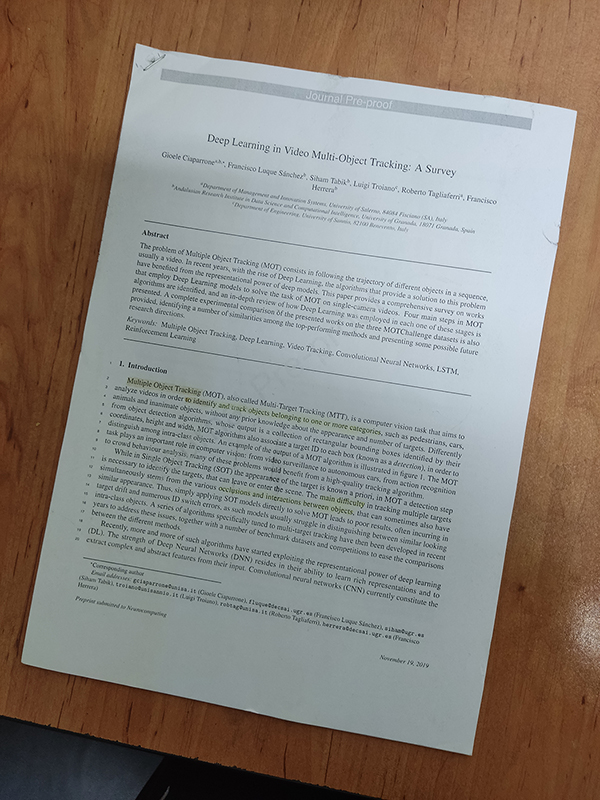
#> input picture images/example.jpg, 600 x 800 px
$ jupyter execute CamScanner-UT.ipynb
#> lines starting #> are read from the running program, lines starting #| are printed output that depends on the picture; after the words box and inside, x2 and y2 are one past the last pixel; in counts of white or black regions, pixels touching at a corner belong together
# Imports

[cell 1]
import cv2
import numpy as np
import matplotlib.pyplot as plt

# Utilities

[cell 2]
def imshow(im):
    width, height, *channels = im.shape
    if channels:
        # By default, OpenCV tends to work with images in the BGR format.
        # This is due to some outdated practices, but it has been left in the library.
        # We can iterate the channels in reverse order to get an RGB image.
        plt.imshow(im[:,:,::-1])
    else:
        plt.imshow(im, cmap='gray')
    plt.axis('off')

[cell 3]
def reorder(vertices):
    # OpenCV *prefers* if we use `np.float32`.
    reordered = np.zeros_like(vertices, dtype=np.float32)
    add = vertices.sum(1)
    reordered[0] = vertices[np.argmin(add)]
    reordered[2] = vertices[np.argmax(add)]
    diff = np.diff(vertices, axis=1)
    reordered[1] = vertices[np.argmin(diff)]
    reordered[3] = vertices[np.argmax(diff)]
    return reordered

# Image

[cell 4]
im = cv2.imread('images/example.jpg')
#> im is the input picture: shape (800, 600, 3); mean B, G, R 122.1, 130.1, 137.6
imshow(im)

# Process

Follow the hints in each section to implement the functions.

## Grayscale Transform

Use the `cv2.cvtColor` function with any color space you deem appropriate. The resulting image should have a single channel.

[cell 5]
def to_grayscale(im):
    return cv2.cvtColor(im, cv2.COLOR_BGR2GRAY)

[cell 6]
grayscale = to_grayscale(im)
#> in to_grayscale, `return cv2.cvtColor(im, cv2.COLOR_BGR2GRAY)`:
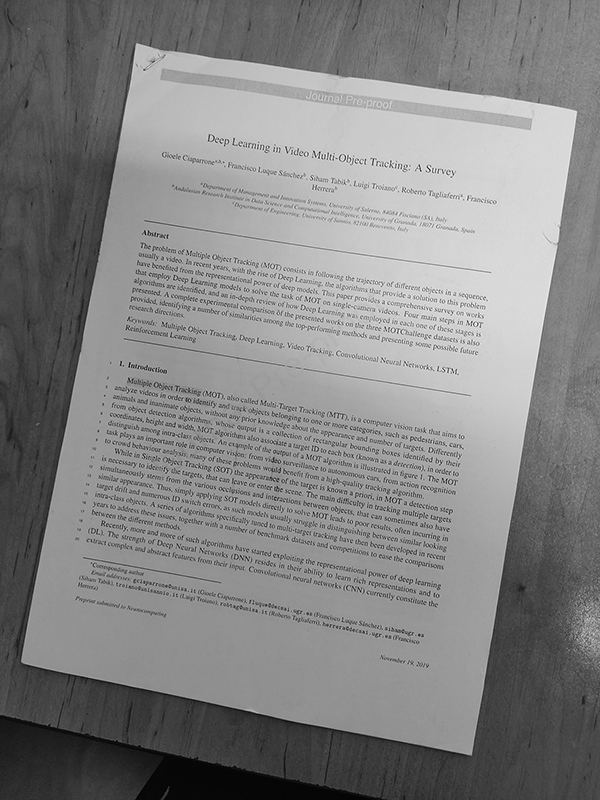
#> returned value: shape (800, 600); min 0, max 255, mean 131.4
imshow(grayscale)

## Blurring the Image

The Gaussian filter or its more advanced sibling, the Bilateral filter, have shown the best results. Go with whatever smoothing filter you prefer. Considering that the image is highly likely to contain texts, adjust your window size accordingly.

[cell 7]
def blur(im):
    return cv2.GaussianBlur(im, (3, 3), 0)

[cell 8]
blurred = blur(grayscale)
imshow(blurred)

## Edge Detection

The `cv2.Canny` filter tends to generate the best results. Tune its thresholds using the provided image and try it on a few more examples.

[cell 9]
def to_edges(im):
    edges = cv2.Canny(im, 50, 150)
    return edges

[cell 10]
edges = to_edges(blurred)
#> in to_edges, `edges = cv2.Canny(im, 50, 150)`:
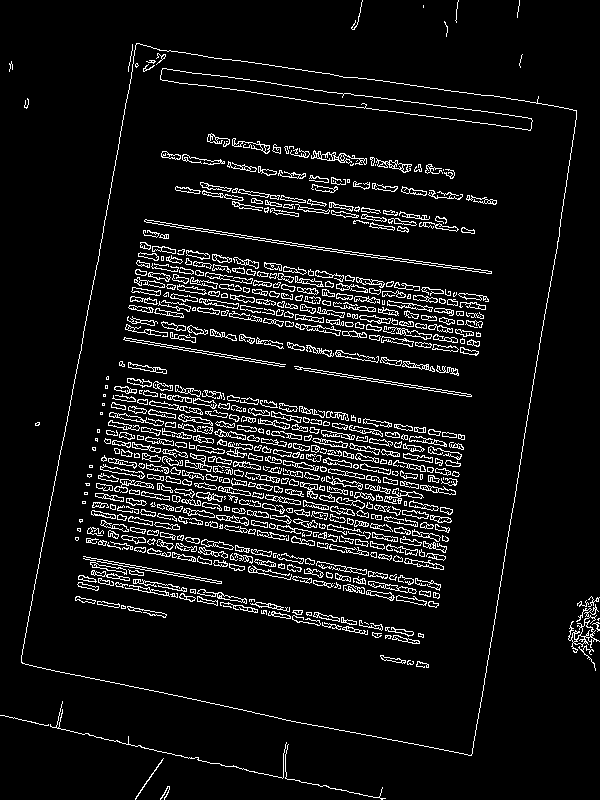
#> edges: shape (800, 600); 7.5% white in thin lines or dots
imshow(edges)

## Contour Detection

We highly suggest that you learn more about [image contours](https://docs.opencv.org/4.x/d4/d73/tutorial_py_contours_begin.html), specifically, the `cv2.findContours` function. You'd want to find the contour that has the largest surface area (using `cv2.contourArea`) and simplify its boundaries to a quadrilateral using `cv2.approxPolyDP` (and possibly `cv2.arcLength`). If this all sounds too complicated, go with the Hough transform. As discussed in the instructions, you can use the Hough transform to identify four lines within the output of `to_edges` to identify the most prominent parallelogram present in the image. This isn't, however, the best solution.

Regardless of the method, the output of the function must be the coordinates of the four vertices containing the page, in the form of a `4x2` array.

*Hint*: If you are using `cv2.findContours`, the Simple Approximation Model suffices for our purposes.

[cell 11]
def find_vertices(im):
    contours, _ = cv2.findContours(im.copy(), cv2.RETR_EXTERNAL, cv2.CHAIN_APPROX_SIMPLE)

    contours = sorted(contours, key=cv2.contourArea, reverse=True)[:5]

    vertices = None
    for cnt in contours:
        epsilon = 0.02 * cv2.arcLength(cnt, True)
        approx = cv2.approxPolyDP(cnt, epsilon, True)

        if len(approx) == 4:
            vertices = approx.reshape(4, 2)
            break

    if vertices is None:
        height, width = im.shape[:2]
        vertices = np.array([[0, 0], [width, 0], [width, height], [0, height]], dtype=np.float32)

    vertices = reorder(vertices)

    return vertices

[cell 12]
imshow(im)
vertices = find_vertices(edges)
#> in find_vertices, `contours, _ = cv2.findContours(im.copy(), cv2.RETR_EXTERNAL, cv2.CHAIN..`: contours = 22 contours, 18 with area under 20; largest, box (x1, y1, x2, y2) and area: (21, 43, 577, 756) 291021, (568, 604, 600, 653) 273, (135, 758, 164, 800) 26, (50, 701, 287, 779) 22
#> in find_vertices, `contours = sorted(contours, key=cv2.contourArea, reverse=True)[:5]`: contours = 5 contours, 1 with area under 20; largest, box (x1, y1, x2, y2) and area: (21, 43, 577, 756) 291021, (568, 604, 600, 653) 273, (135, 758, 164, 800) 26, (50, 701, 287, 779) 22
#> the loop in find_vertices, `for cnt in contours:` made 1 pass
#> (epsilon, vertices) on pass 1: (46.52, [[136, 43], [21, 662], [471, 755], [576, 110]])
#> in reorder, `add = vertices.sum(1)`: add = [179, 683, 1226, 686]
#> in reorder, `diff = np.diff(vertices, axis=1)`: diff = [-93, 641, 284, -466]
#> in find_vertices, `vertices = reorder(vertices)`: vertices = [[136, 43], [576, 110], [471, 755], [21, 662]]
#> vertices = [[136, 43], [576, 110], [471, 755], [21, 662]]
plt.scatter([x for x, y in vertices], [y for x, y in vertices])
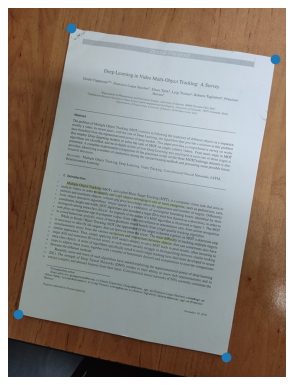
#> figure drawn by matplotlib, 1 panel

## Perspective Transform

We can use the `cv2.getPerspectiveTransform` function to find a transform that maps the region we have identified to a rectangle that we can easily crop. You then need to use `cv2.warpPerspective` to apply this transform and crop out the target region.

**Note**: `cv2.getPerspectiveTransform` expects your vertices in a particular order. They should be top left, top right, bottom right, and finally, bottom left. We have implemented a utility function for this purpose.

[cell 13]
def crop_out(im, vertices):
    width = 600
    height = 850

    target = np.array([
        [0, 0],
        [width, 0],
        [width, height],
        [0, height]
    ], dtype=np.float32)

    transform = cv2.getPerspectiveTransform(vertices, target)

    cropped = cv2.warpPerspective(im, transform, (width, height))

    return cropped

[cell 14]
cropped = crop_out(im, vertices)
#> in crop_out, `transform = cv2.getPerspectiveTransform(vertices, target)`: transform = [[1.39, 0.259, -200.7], [-0.213, 1.4, -31.11], [7.57e-05, 6.57e-05, 1]]
#> in crop_out, `cropped = cv2.warpPerspective(im, transform, (width, height))`:
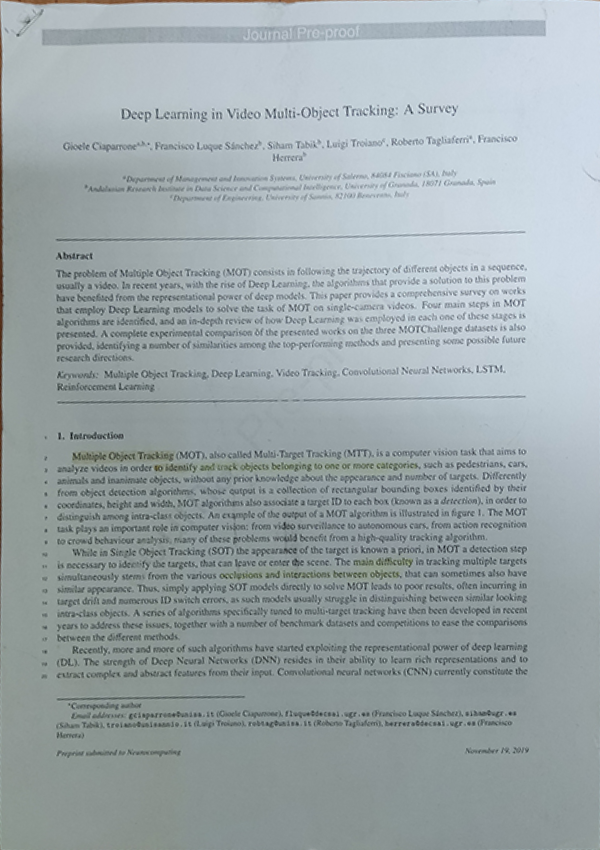
#> cropped: shape (850, 600, 3); mean B, G, R 169.7, 166.6, 156.1
imshow(cropped)

## Image Enhancement

I'll leave this part up to you!

[cell 15]
def enhance(im):
    # Mild color correction
    gamma = 1.1
    inv_gamma = 1.0 / gamma
    table = np.array([((i / 255.0) ** inv_gamma) * 255
                    for i in np.arange(0, 256)]).astype("uint8")
    corrected = cv2.LUT(im, table)

    # LAB Color Space
    lab = cv2.cvtColor(corrected, cv2.COLOR_BGR2LAB)
    l, a, b = cv2.split(lab)

    # Gentle CLAHE
    clahe = cv2.createCLAHE(clipLimit=2.0, tileGridSize=(12, 12))
    l = clahe.apply(l)

    # Merge channels
    lab = cv2.merge([l, a, b])
    enhanced = cv2.cvtColor(lab, cv2.COLOR_LAB2BGR)

    # Smart saturation boost
    hsv = cv2.cvtColor(enhanced, cv2.COLOR_BGR2HSV)
    h, s, v = cv2.split(hsv)

    # Saturation mask
    s_clean = cv2.bilateralFilter(s, 9, 75, 75)
    s = cv2.addWeighted(s, 1.2, s_clean, 0.3, 0)
    s = np.clip(s, 20, 230).astype(np.uint8)

    hsv = cv2.merge([h, s, v])
    enhanced = cv2.cvtColor(hsv, cv2.COLOR_HSV2BGR)

    # Controlled sharpening
    blurred = cv2.GaussianBlur(enhanced, (0, 0), 2.0)
    sharpened = cv2.addWeighted(enhanced, 1.5, blurred, -0.5, 0)

    # Noise reduction
    final = cv2.bilateralFilter(sharpened, 9, 75, 75)
    return final

## Result

Let's put everything together and get the result in one go.

[cell 16]
def scan(im):
    grayscale = to_grayscale(im)
    blurred = blur(grayscale)
    edges = to_edges(blurred)
    vertices = find_vertices(edges)
#> in find_vertices (call 2), `contours, _ = cv2.findContours(im.copy(), cv2.RETR_EXTERNAL, cv2.CHAIN..`: contours = 22 contours, 18 with area under 20; largest, box (x1, y1, x2, y2) and area: (21, 43, 577, 756) 291021, (568, 604, 600, 653) 273, (135, 758, 164, 800) 26, (50, 701, 287, 779) 22
#> in find_vertices (call 2), `contours = sorted(contours, key=cv2.contourArea, reverse=True)[:5]`: contours = 5 contours, 1 with area under 20; largest, box (x1, y1, x2, y2) and area: (21, 43, 577, 756) 291021, (568, 604, 600, 653) 273, (135, 758, 164, 800) 26, (50, 701, 287, 779) 22
#> the loop in find_vertices (call 2), `for cnt in contours:` made 1 pass
    cropped = crop_out(im, vertices)
    return enhance(cropped)

[cell 17]
scanned = scan(im)
#> in scan, `vertices = find_vertices(edges)`: vertices = [[136, 43], [576, 110], [471, 755], [21, 662]]
#> in enhance, `lab = cv2.cvtColor(corrected, cv2.COLOR_BGR2LAB)`: lab: shape (850, 600, 3); mean of channels 0, 1, 2 177.8, 125, 125.4
#> in enhance, `l, a, b = cv2.split(lab)`:
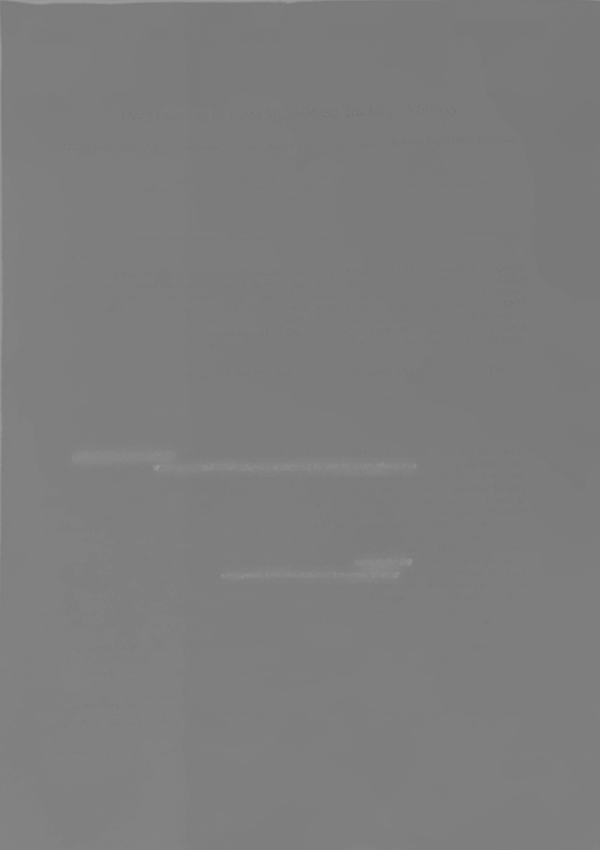
#> b: shape (850, 600); min 115, max 156, mean 125.4
#> in enhance, `l = clahe.apply(l)`:
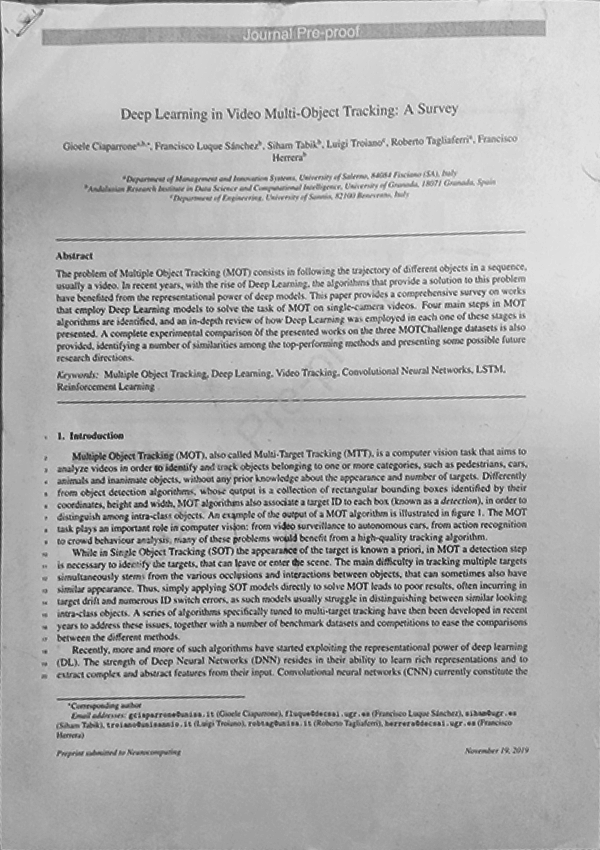
#> l: shape (850, 600); min 10, max 250, mean 177.5
#> in enhance, `lab = cv2.merge([l, a, b])`: lab: shape (850, 600, 3); mean of channels 0, 1, 2 177.5, 125, 125.4
#> in enhance, `hsv = cv2.cvtColor(enhanced, cv2.COLOR_BGR2HSV)`: hsv: shape (850, 600, 3); mean H, S, V 93.8, 21, 176.3
#> in enhance, `h, s, v = cv2.split(hsv)`:
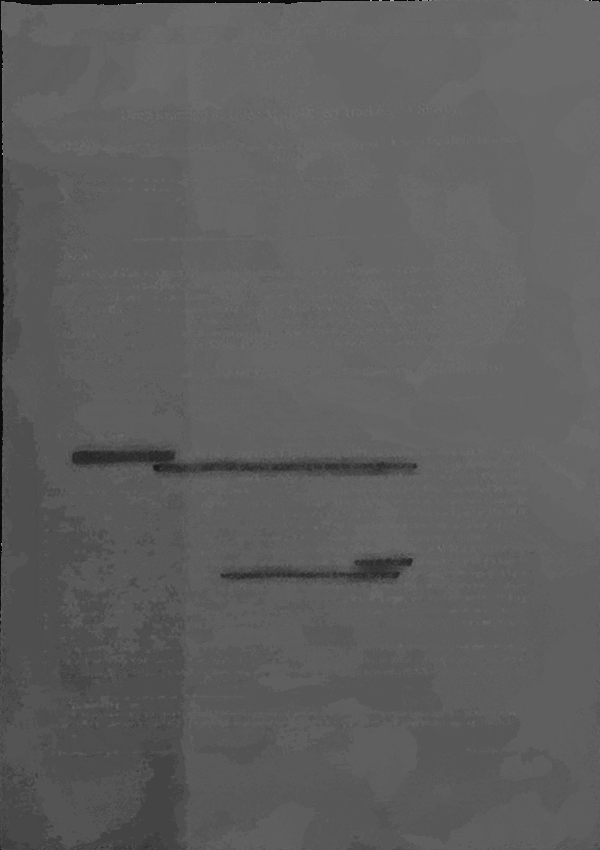
#> h: shape (850, 600); min 0, max 177, mean 93.8
#> in enhance, `h, s, v = cv2.split(hsv)`:
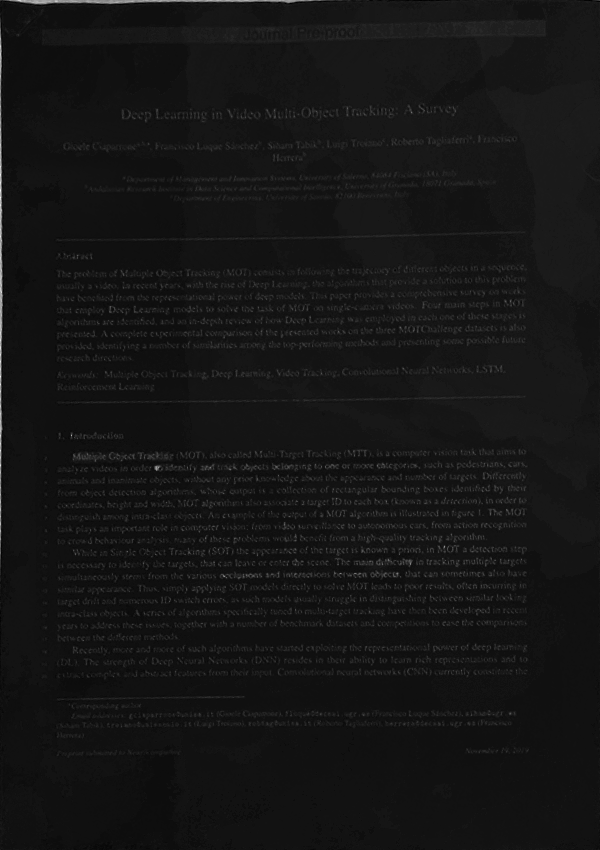
#> s: shape (850, 600); min 0, max 243, mean 21
#> in enhance, `hsv = cv2.merge([h, s, v])`: hsv: shape (850, 600, 3); mean H, S, V 93.8, 31.6, 176.3
#> in enhance, `enhanced = cv2.cvtColor(hsv, cv2.COLOR_HSV2BGR)`:
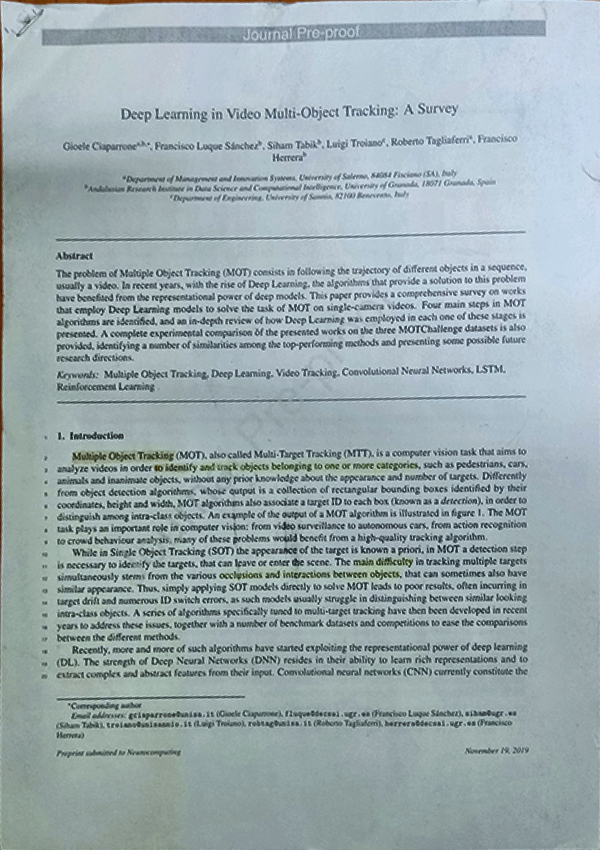
#> enhanced: shape (850, 600, 3); mean B, G, R 174.7, 170.5, 155
#> in enhance, `blurred = cv2.GaussianBlur(enhanced, (0, 0), 2.0)`:
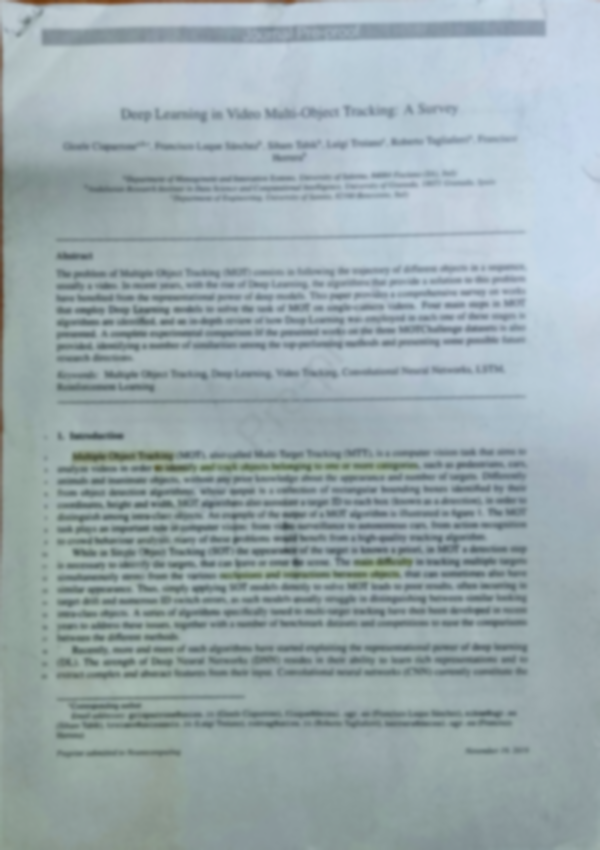
#> blurred: shape (850, 600, 3); mean B, G, R 174.8, 170.6, 155
imshow(scanned)

[cell 18]
cv2.imwrite('scanned.jpg', scanned)
#> Out = True
